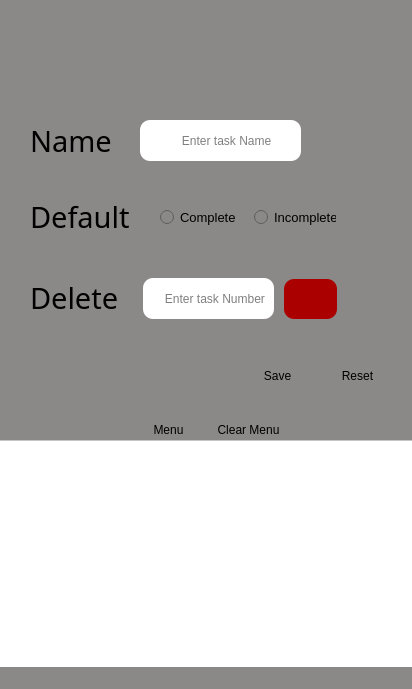
<?xml version="1.0" encoding="UTF-8"?>
<ui version="4.0">
 <class>MainWindow</class>
 <widget class="QMainWindow" name="MainWindow">
  <property name="geometry">
   <rect>
    <x>0</x>
    <y>0</y>
    <width>412</width>
    <height>689</height>
   </rect>
  </property>
  <property name="maximumSize">
   <size>
    <width>412</width>
    <height>694</height>
   </size>
  </property>
  <property name="palette">
   <palette>
    <active>
     <colorrole role="WindowText">
      <brush brushstyle="SolidPattern">
       <color alpha="255">
        <red>0</red>
        <green>0</green>
        <blue>0</blue>
       </color>
      </brush>
     </colorrole>
     <colorrole role="Button">
      <brush brushstyle="SolidPattern">
       <color alpha="255">
        <red>139</red>
        <green>136</green>
        <blue>136</blue>
       </color>
      </brush>
     </colorrole>
     <colorrole role="Light">
      <brush brushstyle="SolidPattern">
       <color alpha="255">
        <red>124</red>
        <green>39</green>
        <blue>209</blue>
       </color>
      </brush>
     </colorrole>
     <colorrole role="Midlight">
      <brush brushstyle="SolidPattern">
       <color alpha="255">
        <red>103</red>
        <green>32</green>
        <blue>174</blue>
       </color>
      </brush>
     </colorrole>
     <colorrole role="Dark">
      <brush brushstyle="SolidPattern">
       <color alpha="255">
        <red>41</red>
        <green>13</green>
        <blue>69</blue>
       </color>
      </brush>
     </colorrole>
     <colorrole role="Mid">
      <brush brushstyle="SolidPattern">
       <color alpha="255">
        <red>55</red>
        <green>17</green>
        <blue>93</blue>
       </color>
      </brush>
     </colorrole>
     <colorrole role="Text">
      <brush brushstyle="SolidPattern">
       <color alpha="255">
        <red>0</red>
        <green>0</green>
        <blue>0</blue>
       </color>
      </brush>
     </colorrole>
     <colorrole role="BrightText">
      <brush brushstyle="SolidPattern">
       <color alpha="255">
        <red>255</red>
        <green>255</green>
        <blue>255</blue>
       </color>
      </brush>
     </colorrole>
     <colorrole role="ButtonText">
      <brush brushstyle="SolidPattern">
       <color alpha="255">
        <red>0</red>
        <green>0</green>
        <blue>0</blue>
       </color>
      </brush>
     </colorrole>
     <colorrole role="Base">
      <brush brushstyle="SolidPattern">
       <color alpha="255">
        <red>139</red>
        <green>136</green>
        <blue>136</blue>
       </color>
      </brush>
     </colorrole>
     <colorrole role="Window">
      <brush brushstyle="SolidPattern">
       <color alpha="255">
        <red>139</red>
        <green>136</green>
        <blue>136</blue>
       </color>
      </brush>
     </colorrole>
     <colorrole role="Shadow">
      <brush brushstyle="SolidPattern">
       <color alpha="255">
        <red>0</red>
        <green>0</green>
        <blue>0</blue>
       </color>
      </brush>
     </colorrole>
     <colorrole role="AlternateBase">
      <brush brushstyle="SolidPattern">
       <color alpha="255">
        <red>169</red>
        <green>140</green>
        <blue>197</blue>
       </color>
      </brush>
     </colorrole>
     <colorrole role="ToolTipBase">
      <brush brushstyle="SolidPattern">
       <color alpha="255">
        <red>255</red>
        <green>255</green>
        <blue>220</blue>
       </color>
      </brush>
     </colorrole>
     <colorrole role="ToolTipText">
      <brush brushstyle="SolidPattern">
       <color alpha="255">
        <red>0</red>
        <green>0</green>
        <blue>0</blue>
       </color>
      </brush>
     </colorrole>
     <colorrole role="PlaceholderText">
      <brush brushstyle="SolidPattern">
       <color alpha="128">
        <red>0</red>
        <green>0</green>
        <blue>0</blue>
       </color>
      </brush>
     </colorrole>
    </active>
    <inactive>
     <colorrole role="WindowText">
      <brush brushstyle="SolidPattern">
       <color alpha="255">
        <red>0</red>
        <green>0</green>
        <blue>0</blue>
       </color>
      </brush>
     </colorrole>
     <colorrole role="Button">
      <brush brushstyle="SolidPattern">
       <color alpha="255">
        <red>139</red>
        <green>136</green>
        <blue>136</blue>
       </color>
      </brush>
     </colorrole>
     <colorrole role="Light">
      <brush brushstyle="SolidPattern">
       <color alpha="255">
        <red>124</red>
        <green>39</green>
        <blue>209</blue>
       </color>
      </brush>
     </colorrole>
     <colorrole role="Midlight">
      <brush brushstyle="SolidPattern">
       <color alpha="255">
        <red>103</red>
        <green>32</green>
        <blue>174</blue>
       </color>
      </brush>
     </colorrole>
     <colorrole role="Dark">
      <brush brushstyle="SolidPattern">
       <color alpha="255">
        <red>41</red>
        <green>13</green>
        <blue>69</blue>
       </color>
      </brush>
     </colorrole>
     <colorrole role="Mid">
      <brush brushstyle="SolidPattern">
       <color alpha="255">
        <red>55</red>
        <green>17</green>
        <blue>93</blue>
       </color>
      </brush>
     </colorrole>
     <colorrole role="Text">
      <brush brushstyle="SolidPattern">
       <color alpha="255">
        <red>0</red>
        <green>0</green>
        <blue>0</blue>
       </color>
      </brush>
     </colorrole>
     <colorrole role="BrightText">
      <brush brushstyle="SolidPattern">
       <color alpha="255">
        <red>255</red>
        <green>255</green>
        <blue>255</blue>
       </color>
      </brush>
     </colorrole>
     <colorrole role="ButtonText">
      <brush brushstyle="SolidPattern">
       <color alpha="255">
        <red>0</red>
        <green>0</green>
        <blue>0</blue>
       </color>
      </brush>
     </colorrole>
     <colorrole role="Base">
      <brush brushstyle="SolidPattern">
       <color alpha="255">
        <red>139</red>
        <green>136</green>
        <blue>136</blue>
       </color>
      </brush>
     </colorrole>
     <colorrole role="Window">
      <brush brushstyle="SolidPattern">
       <color alpha="255">
        <red>139</red>
        <green>136</green>
        <blue>136</blue>
       </color>
      </brush>
     </colorrole>
     <colorrole role="Shadow">
      <brush brushstyle="SolidPattern">
       <color alpha="255">
        <red>0</red>
        <green>0</green>
        <blue>0</blue>
       </color>
      </brush>
     </colorrole>
     <colorrole role="AlternateBase">
      <brush brushstyle="SolidPattern">
       <color alpha="255">
        <red>169</red>
        <green>140</green>
        <blue>197</blue>
       </color>
      </brush>
     </colorrole>
     <colorrole role="ToolTipBase">
      <brush brushstyle="SolidPattern">
       <color alpha="255">
        <red>255</red>
        <green>255</green>
        <blue>220</blue>
       </color>
      </brush>
     </colorrole>
     <colorrole role="ToolTipText">
      <brush brushstyle="SolidPattern">
       <color alpha="255">
        <red>0</red>
        <green>0</green>
        <blue>0</blue>
       </color>
      </brush>
     </colorrole>
     <colorrole role="PlaceholderText">
      <brush brushstyle="SolidPattern">
       <color alpha="128">
        <red>0</red>
        <green>0</green>
        <blue>0</blue>
       </color>
      </brush>
     </colorrole>
    </inactive>
    <disabled>
     <colorrole role="WindowText">
      <brush brushstyle="SolidPattern">
       <color alpha="255">
        <red>41</red>
        <green>13</green>
        <blue>69</blue>
       </color>
      </brush>
     </colorrole>
     <colorrole role="Button">
      <brush brushstyle="SolidPattern">
       <color alpha="255">
        <red>139</red>
        <green>136</green>
        <blue>136</blue>
       </color>
      </brush>
     </colorrole>
     <colorrole role="Light">
      <brush brushstyle="SolidPattern">
       <color alpha="255">
        <red>124</red>
        <green>39</green>
        <blue>209</blue>
       </color>
      </brush>
     </colorrole>
     <colorrole role="Midlight">
      <brush brushstyle="SolidPattern">
       <color alpha="255">
        <red>103</red>
        <green>32</green>
        <blue>174</blue>
       </color>
      </brush>
     </colorrole>
     <colorrole role="Dark">
      <brush brushstyle="SolidPattern">
       <color alpha="255">
        <red>41</red>
        <green>13</green>
        <blue>69</blue>
       </color>
      </brush>
     </colorrole>
     <colorrole role="Mid">
      <brush brushstyle="SolidPattern">
       <color alpha="255">
        <red>55</red>
        <green>17</green>
        <blue>93</blue>
       </color>
      </brush>
     </colorrole>
     <colorrole role="Text">
      <brush brushstyle="SolidPattern">
       <color alpha="255">
        <red>41</red>
        <green>13</green>
        <blue>69</blue>
       </color>
      </brush>
     </colorrole>
     <colorrole role="BrightText">
      <brush brushstyle="SolidPattern">
       <color alpha="255">
        <red>255</red>
        <green>255</green>
        <blue>255</blue>
       </color>
      </brush>
     </colorrole>
     <colorrole role="ButtonText">
      <brush brushstyle="SolidPattern">
       <color alpha="255">
        <red>41</red>
        <green>13</green>
        <blue>69</blue>
       </color>
      </brush>
     </colorrole>
     <colorrole role="Base">
      <brush brushstyle="SolidPattern">
       <color alpha="255">
        <red>139</red>
        <green>136</green>
        <blue>136</blue>
       </color>
      </brush>
     </colorrole>
     <colorrole role="Window">
      <brush brushstyle="SolidPattern">
       <color alpha="255">
        <red>139</red>
        <green>136</green>
        <blue>136</blue>
       </color>
      </brush>
     </colorrole>
     <colorrole role="Shadow">
      <brush brushstyle="SolidPattern">
       <color alpha="255">
        <red>0</red>
        <green>0</green>
        <blue>0</blue>
       </color>
      </brush>
     </colorrole>
     <colorrole role="AlternateBase">
      <brush brushstyle="SolidPattern">
       <color alpha="255">
        <red>83</red>
        <green>26</green>
        <blue>139</blue>
       </color>
      </brush>
     </colorrole>
     <colorrole role="ToolTipBase">
      <brush brushstyle="SolidPattern">
       <color alpha="255">
        <red>255</red>
        <green>255</green>
        <blue>220</blue>
       </color>
      </brush>
     </colorrole>
     <colorrole role="ToolTipText">
      <brush brushstyle="SolidPattern">
       <color alpha="255">
        <red>0</red>
        <green>0</green>
        <blue>0</blue>
       </color>
      </brush>
     </colorrole>
     <colorrole role="PlaceholderText">
      <brush brushstyle="SolidPattern">
       <color alpha="128">
        <red>0</red>
        <green>0</green>
        <blue>0</blue>
       </color>
      </brush>
     </colorrole>
    </disabled>
   </palette>
  </property>
  <property name="windowTitle">
   <string>TODO App</string>
  </property>
  <property name="windowIcon">
   <iconset>
    <normaloff>Image.png</normaloff>Image.png</iconset>
  </property>
  <property name="styleSheet">
   <string notr="true">background-color: rgb(139, 136, 136);</string>
  </property>
  <widget class="QWidget" name="centralwidget">
   <widget class="QLabel" name="label">
    <property name="geometry">
     <rect>
      <x>157</x>
      <y>10</y>
      <width>98</width>
      <height>77</height>
     </rect>
    </property>
    <property name="text">
     <string/>
    </property>
    <property name="pixmap">
     <pixmap>Icon.png</pixmap>
    </property>
    <property name="scaledContents">
     <bool>true</bool>
    </property>
   </widget>
   <widget class="QLabel" name="label_2">
    <property name="geometry">
     <rect>
      <x>30</x>
      <y>100</y>
      <width>111</width>
      <height>81</height>
     </rect>
    </property>
    <property name="font">
     <font>
      <family>Segoe Print</family>
      <pointsize>22</pointsize>
     </font>
    </property>
    <property name="text">
     <string>Name</string>
    </property>
   </widget>
   <widget class="QLineEdit" name="task_name_entry">
    <property name="geometry">
     <rect>
      <x>140</x>
      <y>120</y>
      <width>161</width>
      <height>41</height>
     </rect>
    </property>
    <property name="autoFillBackground">
     <bool>false</bool>
    </property>
    <property name="styleSheet">
     <string notr="true">background-color: rgb(255, 255, 255);border-radius: 10px;</string>
    </property>
    <property name="placeholderText">
     <string>            Enter task Name</string>
    </property>
   </widget>
   <widget class="QLabel" name="label_3">
    <property name="geometry">
     <rect>
      <x>30</x>
      <y>176</y>
      <width>111</width>
      <height>81</height>
     </rect>
    </property>
    <property name="font">
     <font>
      <family>Segoe Print</family>
      <pointsize>22</pointsize>
     </font>
    </property>
    <property name="text">
     <string>Default</string>
    </property>
   </widget>
   <widget class="QRadioButton" name="CompleteradioButton">
    <property name="geometry">
     <rect>
      <x>160</x>
      <y>209</y>
      <width>82</width>
      <height>17</height>
     </rect>
    </property>
    <property name="font">
     <font>
      <pointsize>10</pointsize>
     </font>
    </property>
    <property name="text">
     <string>Complete</string>
    </property>
   </widget>
   <widget class="QRadioButton" name="IncompleteradioButton">
    <property name="geometry">
     <rect>
      <x>254</x>
      <y>209</y>
      <width>82</width>
      <height>17</height>
     </rect>
    </property>
    <property name="font">
     <font>
      <pointsize>10</pointsize>
     </font>
    </property>
    <property name="text">
     <string>Incomplete</string>
    </property>
   </widget>
   <widget class="QLabel" name="label_4">
    <property name="geometry">
     <rect>
      <x>30</x>
      <y>257</y>
      <width>111</width>
      <height>81</height>
     </rect>
    </property>
    <property name="font">
     <font>
      <family>Segoe Print</family>
      <pointsize>22</pointsize>
     </font>
    </property>
    <property name="text">
     <string>Delete</string>
    </property>
   </widget>
   <widget class="QLineEdit" name="delete_task_entry">
    <property name="geometry">
     <rect>
      <x>143</x>
      <y>278</y>
      <width>131</width>
      <height>41</height>
     </rect>
    </property>
    <property name="autoFillBackground">
     <bool>false</bool>
    </property>
    <property name="styleSheet">
     <string notr="true">background-color: rgb(255, 255, 255);border-radius: 10px;</string>
    </property>
    <property name="inputMask">
     <string/>
    </property>
    <property name="text">
     <string/>
    </property>
    <property name="placeholderText">
     <string>      Enter task Number</string>
    </property>
   </widget>
   <widget class="QPushButton" name="save_button">
    <property name="geometry">
     <rect>
      <x>240</x>
      <y>364</y>
      <width>75</width>
      <height>23</height>
     </rect>
    </property>
    <property name="styleSheet">
     <string notr="true">background-color: rgb(85, 170, 255);
</string>
    </property>
    <property name="text">
     <string>Save</string>
    </property>
    <property name="autoDefault">
     <bool>false</bool>
    </property>
    <property name="default">
     <bool>true</bool>
    </property>
    <property name="flat">
     <bool>true</bool>
    </property>
   </widget>
   <widget class="QPushButton" name="reset_button">
    <property name="geometry">
     <rect>
      <x>320</x>
      <y>364</y>
      <width>75</width>
      <height>23</height>
     </rect>
    </property>
    <property name="styleSheet">
     <string notr="true">background-color: rgb(85, 170, 255);</string>
    </property>
    <property name="text">
     <string>Reset</string>
    </property>
    <property name="default">
     <bool>true</bool>
    </property>
    <property name="flat">
     <bool>true</bool>
    </property>
   </widget>
   <widget class="QPushButton" name="delete_task_button">
    <property name="geometry">
     <rect>
      <x>284</x>
      <y>279</y>
      <width>53</width>
      <height>40</height>
     </rect>
    </property>
    <property name="styleSheet">
     <string notr="true">background-color: rgb(170, 0, 0);
border-style:outset;
border-radius:10px;</string>
    </property>
    <property name="text">
     <string/>
    </property>
    <property name="icon">
     <iconset>
      <normaloff>DeleteIcon.png</normaloff>DeleteIcon.png</iconset>
    </property>
    <property name="default">
     <bool>false</bool>
    </property>
    <property name="flat">
     <bool>false</bool>
    </property>
   </widget>
   <widget class="QPushButton" name="menu_button">
    <property name="geometry">
     <rect>
      <x>131</x>
      <y>418</y>
      <width>75</width>
      <height>23</height>
     </rect>
    </property>
    <property name="text">
     <string>Menu</string>
    </property>
    <property name="default">
     <bool>true</bool>
    </property>
    <property name="flat">
     <bool>true</bool>
    </property>
   </widget>
   <widget class="QPushButton" name="clear_menu_button">
    <property name="geometry">
     <rect>
      <x>211</x>
      <y>418</y>
      <width>75</width>
      <height>23</height>
     </rect>
    </property>
    <property name="text">
     <string>Clear Menu</string>
    </property>
    <property name="default">
     <bool>true</bool>
    </property>
    <property name="flat">
     <bool>true</bool>
    </property>
   </widget>
   <widget class="QTextBrowser" name="textBrowser">
    <property name="geometry">
     <rect>
      <x>-1</x>
      <y>440</y>
      <width>414</width>
      <height>251</height>
     </rect>
    </property>
    <property name="styleSheet">
     <string notr="true">background-color: rgb(255, 255, 255);</string>
    </property>
   </widget>
  </widget>
  <widget class="QMenuBar" name="menubar">
   <property name="geometry">
    <rect>
     <x>0</x>
     <y>0</y>
     <width>412</width>
     <height>21</height>
    </rect>
   </property>
  </widget>
  <widget class="QStatusBar" name="statusbar"/>
 </widget>
 <resources>
  <include location="test.qrc"/>
 </resources>
 <connections/>
</ui>
